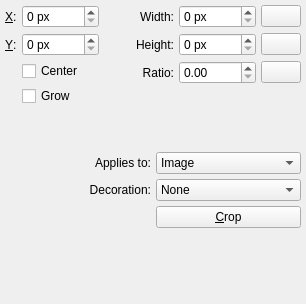
<?xml version="1.0" encoding="utf-8"?>
<ui version="4.0">
 <author>
    SPDX-FileCopyrightText: none
    SPDX-License-Identifier: GPL-3.0-or-later
  </author>
 <class>WdgToolCrop</class>
 <widget class="QWidget" name="WdgToolCrop">
  <property name="geometry">
   <rect>
    <x>0</x>
    <y>0</y>
    <width>306</width>
    <height>304</height>
   </rect>
  </property>
  <property name="windowTitle">
   <string>Crop</string>
  </property>
  <layout class="QVBoxLayout" name="verticalLayout_2">
   <property name="spacing">
    <number>0</number>
   </property>
   <property name="leftMargin">
    <number>0</number>
   </property>
   <property name="topMargin">
    <number>0</number>
   </property>
   <property name="rightMargin">
    <number>0</number>
   </property>
   <property name="bottomMargin">
    <number>0</number>
   </property>
   <item>
    <layout class="QHBoxLayout" name="horizontalLayout">
     <property name="spacing">
      <number>0</number>
     </property>
     <item>
      <layout class="QVBoxLayout" name="verticalLayout">
       <property name="spacing">
        <number>0</number>
       </property>
       <item>
        <layout class="QGridLayout" name="gridLayout">
         <property name="leftMargin">
          <number>5</number>
         </property>
         <property name="topMargin">
          <number>5</number>
         </property>
         <property name="rightMargin">
          <number>5</number>
         </property>
         <property name="bottomMargin">
          <number>5</number>
         </property>
         <property name="spacing">
          <number>5</number>
         </property>
         <item column="1" row="2">
          <widget class="QCheckBox" name="boolCenter">
           <property name="toolTip">
            <string>Resize keeping center fixed</string>
           </property>
           <property name="text">
            <string>Center</string>
           </property>
          </widget>
         </item>
         <item column="0" row="1">
          <widget class="QLabel" name="label_vertiPos">
           <property name="toolTip">
            <string>Vertical Position</string>
           </property>
           <property name="text">
            <string>&amp;Y:</string>
           </property>
           <property name="buddy">
            <cstring>intY</cstring>
           </property>
          </widget>
         </item>
         <item column="0" row="0">
          <widget class="QLabel" name="label_horizPos">
           <property name="toolTip">
            <string>Horizontal Position</string>
           </property>
           <property name="text">
            <string>&amp;X:</string>
           </property>
           <property name="buddy">
            <cstring>intX</cstring>
           </property>
          </widget>
         </item>
         <item column="1" row="0">
          <widget class="KisIntParseSpinBox" name="intX">
           <property name="minimumSize">
            <size>
             <width>60</width>
             <height>0</height>
            </size>
           </property>
           <property name="maximumSize">
            <size>
             <width>16777215</width>
             <height>16777215</height>
            </size>
           </property>
           <property name="toolTip">
            <string>Horizontal Position</string>
           </property>
           <property name="suffix">
            <string> px</string>
           </property>
           <property name="maximum">
            <number>30000</number>
           </property>
          </widget>
         </item>
         <item column="1" row="1">
          <widget class="KisIntParseSpinBox" name="intY">
           <property name="minimumSize">
            <size>
             <width>60</width>
             <height>0</height>
            </size>
           </property>
           <property name="maximumSize">
            <size>
             <width>16777215</width>
             <height>16777215</height>
            </size>
           </property>
           <property name="toolTip">
            <string>Vertical Position</string>
           </property>
           <property name="suffix">
            <string> px</string>
           </property>
           <property name="maximum">
            <number>30000</number>
           </property>
          </widget>
         </item>
         <item column="1" row="3">
          <widget class="QCheckBox" name="boolGrow">
           <property name="toolTip">
            <string>Allow growing the image by dragging outside bounds of the image</string>
           </property>
           <property name="text">
            <string comment="Grow as in crop tool">Grow</string>
           </property>
          </widget>
         </item>
        </layout>
       </item>
       <item>
        <spacer name="verticalSpacer">
         <property name="orientation">
          <enum>Qt::Vertical</enum>
         </property>
         <property name="sizeHint" stdset="0">
          <size>
           <width>20</width>
           <height>0</height>
          </size>
         </property>
        </spacer>
       </item>
      </layout>
     </item>
     <item>
      <spacer name="horizontalSpacer">
       <property name="orientation">
        <enum>Qt::Horizontal</enum>
       </property>
       <property name="sizeHint" stdset="0">
        <size>
         <width>0</width>
         <height>20</height>
        </size>
       </property>
      </spacer>
     </item>
     <item>
      <layout class="QGridLayout" name="gridLayout_2">
       <property name="leftMargin">
        <number>5</number>
       </property>
       <property name="topMargin">
        <number>5</number>
       </property>
       <property name="rightMargin">
        <number>5</number>
       </property>
       <property name="bottomMargin">
        <number>5</number>
       </property>
       <property name="spacing">
        <number>5</number>
       </property>
       <item column="2" row="3">
        <spacer name="verticalSpacer_3">
         <property name="orientation">
          <enum>Qt::Vertical</enum>
         </property>
         <property name="sizeHint" stdset="0">
          <size>
           <width>20</width>
           <height>40</height>
          </size>
         </property>
        </spacer>
       </item>
       <item column="2" row="1">
        <widget class="QLabel" name="heightLabel">
         <property name="toolTip">
          <string>Height</string>
         </property>
         <property name="text">
          <string>Height:</string>
         </property>
         <property name="alignment">
          <set>Qt::AlignRight|Qt::AlignTrailing|Qt::AlignVCenter</set>
         </property>
        </widget>
       </item>
       <item column="4" row="1">
        <widget class="KisIntParseSpinBox" name="intHeight">
         <property name="minimumSize">
          <size>
           <width>60</width>
           <height>0</height>
          </size>
         </property>
         <property name="maximumSize">
          <size>
           <width>16777215</width>
           <height>16777215</height>
          </size>
         </property>
         <property name="toolTip">
          <string>Height</string>
         </property>
         <property name="suffix">
          <string> px</string>
         </property>
         <property name="maximum">
          <number>30000</number>
         </property>
        </widget>
       </item>
       <item column="4" row="0">
        <widget class="KisIntParseSpinBox" name="intWidth">
         <property name="minimumSize">
          <size>
           <width>60</width>
           <height>0</height>
          </size>
         </property>
         <property name="maximumSize">
          <size>
           <width>16777215</width>
           <height>16777215</height>
          </size>
         </property>
         <property name="toolTip">
          <string>Width</string>
         </property>
         <property name="suffix">
          <string> px</string>
         </property>
         <property name="maximum">
          <number>30000</number>
         </property>
        </widget>
       </item>
       <item column="4" row="2">
        <widget class="KisDoubleParseSpinBox" name="doubleRatio">
         <property name="minimumSize">
          <size>
           <width>60</width>
           <height>0</height>
          </size>
         </property>
         <property name="maximumSize">
          <size>
           <width>16777215</width>
           <height>16777215</height>
          </size>
         </property>
         <property name="toolTip">
          <string>Aspect ratio</string>
         </property>
         <property name="singleStep">
          <double>0.100000000000000</double>
         </property>
         <property name="precision" stdset="0">
          <number>2</number>
         </property>
        </widget>
       </item>
       <item column="2" row="2">
        <widget class="QLabel" name="aspectLabel">
         <property name="text">
          <string>Ratio:</string>
         </property>
         <property name="alignment">
          <set>Qt::AlignRight|Qt::AlignTrailing|Qt::AlignVCenter</set>
         </property>
        </widget>
       </item>
       <item column="2" row="0">
        <widget class="QLabel" name="widthLabel">
         <property name="toolTip">
          <string>Width</string>
         </property>
         <property name="text">
          <string>Width:</string>
         </property>
         <property name="alignment">
          <set>Qt::AlignRight|Qt::AlignTrailing|Qt::AlignVCenter</set>
         </property>
        </widget>
       </item>
       <item column="5" row="0">
        <widget class="QPushButton" name="lockWidthButton">
         <property name="toolTip">
          <string>Lock the width</string>
         </property>
         <property name="text">
          <string/>
         </property>
         <property name="checkable">
          <bool>true</bool>
         </property>
        </widget>
       </item>
       <item column="5" row="1">
        <widget class="QPushButton" name="lockHeightButton">
         <property name="toolTip">
          <string>Lock the height</string>
         </property>
         <property name="text">
          <string/>
         </property>
         <property name="checkable">
          <bool>true</bool>
         </property>
        </widget>
       </item>
       <item column="5" row="2">
        <widget class="QPushButton" name="lockRatioButton">
         <property name="toolTip">
          <string>Lock the aspect ratio</string>
         </property>
         <property name="text">
          <string/>
         </property>
         <property name="checkable">
          <bool>true</bool>
         </property>
         <property name="flat">
          <bool>false</bool>
         </property>
        </widget>
       </item>
      </layout>
     </item>
    </layout>
   </item>
   <item>
    <layout class="QGridLayout" name="gridLayout_3">
     <property name="leftMargin">
      <number>5</number>
     </property>
     <property name="topMargin">
      <number>0</number>
     </property>
     <property name="rightMargin">
      <number>5</number>
     </property>
     <property name="bottomMargin">
      <number>5</number>
     </property>
     <property name="spacing">
      <number>5</number>
     </property>
     <item column="1" row="2">
      <widget class="QComboBox" name="cmbType">
       <property name="currentIndex">
        <number>0</number>
       </property>
       <item>
        <property name="text">
         <string>Image</string>
        </property>
       </item>
       <item>
        <property name="text">
         <string>Canvas</string>
        </property>
       </item>
       <item>
        <property name="text">
         <string>Layer</string>
        </property>
       </item>
       <item>
        <property name="text">
         <string>Frame</string>
        </property>
       </item>
      </widget>
     </item>
     <item column="1" row="4">
      <widget class="QPushButton" name="bnCrop">
       <property name="text">
        <string>&amp;Crop</string>
       </property>
      </widget>
     </item>
     <item column="0" row="2">
      <widget class="QLabel" name="label">
       <property name="text">
        <string>Applies to:</string>
       </property>
       <property name="alignment">
        <set>Qt::AlignRight|Qt::AlignTrailing|Qt::AlignVCenter</set>
       </property>
      </widget>
     </item>
     <item column="1" row="3">
      <widget class="QComboBox" name="cmbDecor">
       <item>
        <property name="text">
         <string>None</string>
        </property>
       </item>
       <item>
        <property name="text">
         <string>Thirds</string>
        </property>
       </item>
       <item>
        <property name="text">
         <string>Fifths</string>
        </property>
       </item>
       <item>
        <property name="text">
         <string>Passport photo</string>
        </property>
       </item>
       <item>
        <property name="text">
         <string>Crosshair</string>
        </property>
       </item>
      </widget>
     </item>
     <item column="0" row="3">
      <widget class="QLabel" name="label_2">
       <property name="text">
        <string>Decoration:</string>
       </property>
       <property name="alignment">
        <set>Qt::AlignRight|Qt::AlignTrailing|Qt::AlignVCenter</set>
       </property>
      </widget>
     </item>
     <item column="1" row="5">
      <spacer name="verticalSpacer_2">
       <property name="orientation">
        <enum>Qt::Vertical</enum>
       </property>
       <property name="sizeHint" stdset="0">
        <size>
         <width>20</width>
         <height>40</height>
        </size>
       </property>
      </spacer>
     </item>
    </layout>
   </item>
   <item>
    <widget class="QWidget" name="SpecialSpacer" native="true"/>
   </item>
  </layout>
 </widget>
 <customwidgets>
  <customwidget>
   <class>KisIntParseSpinBox</class>
   <extends>QSpinBox</extends>
   <header>kis_int_parse_spin_box.h</header>
  </customwidget>
  <customwidget>
   <class>KisDoubleParseSpinBox</class>
   <extends>QDoubleSpinBox</extends>
   <header>kis_double_parse_spin_box.h</header>
  </customwidget>
 </customwidgets>
 <tabstops>
  <tabstop>intX</tabstop>
  <tabstop>intY</tabstop>
  <tabstop>boolCenter</tabstop>
  <tabstop>boolGrow</tabstop>
  <tabstop>intWidth</tabstop>
  <tabstop>lockWidthButton</tabstop>
  <tabstop>intHeight</tabstop>
  <tabstop>lockHeightButton</tabstop>
  <tabstop>doubleRatio</tabstop>
  <tabstop>lockRatioButton</tabstop>
  <tabstop>cmbType</tabstop>
  <tabstop>cmbDecor</tabstop>
  <tabstop>bnCrop</tabstop>
 </tabstops>
 <resources/>
 <connections/>
</ui>
